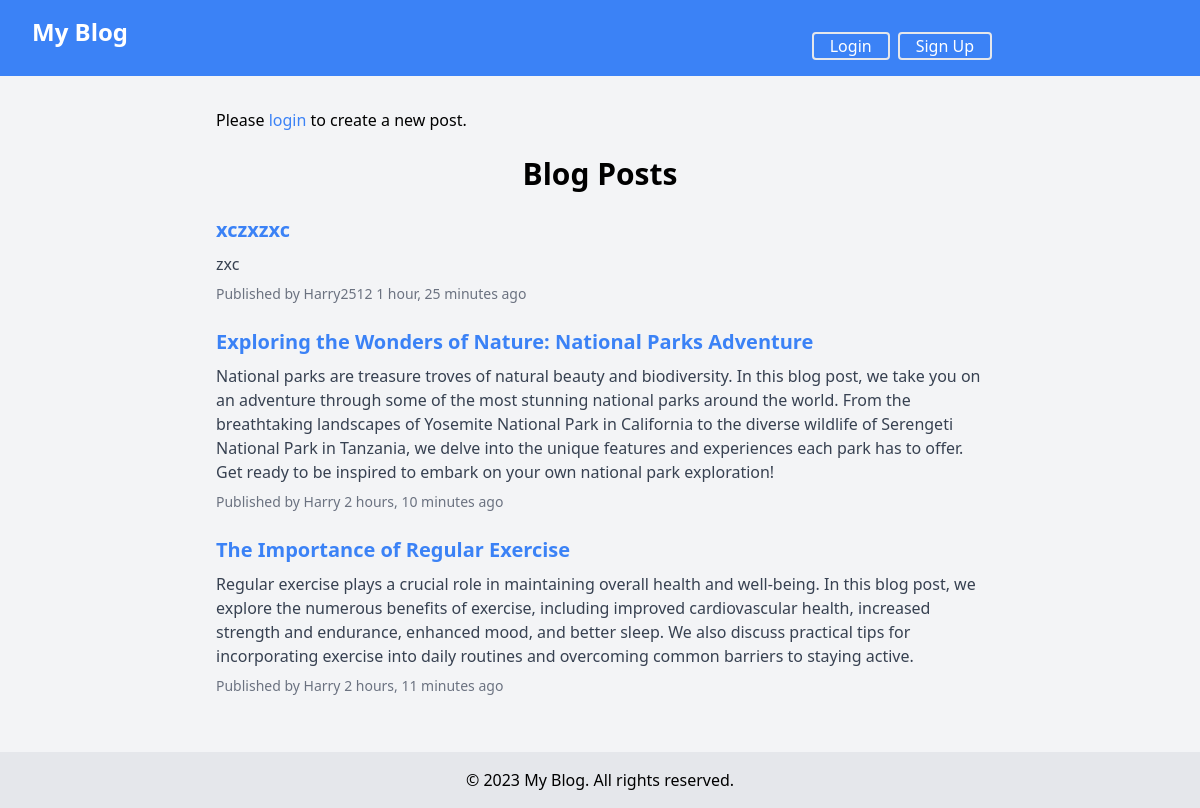
The page / on the database its author committed.
### blog/models.py (models this page shows)
class BlogPost(models.Model):
    title = models.CharField(max_length=100)
    content = models.TextField()
    author = models.ForeignKey(User,on_delete=models.CASCADE)
    publication_date = models.DateTimeField(auto_now_add=True)

### blog/views.py (the view)
# urls.py: 2. Add a URL to urlpatterns:  path('', views.home, name='home')
def home(request):
    posts = BlogPost.objects.all()
    posts = BlogPost.objects.order_by('-publication_date')
    return render(request,'blog/home.html',{'posts': posts})

### blog/templates/blog/home.html
{% extends 'blog/base.html' %}
{% block content %}
  <div class="max-w-3xl mx-auto">
    {% if user.is_authenticated %}
      <a href="{% url 'create_post' %}" class="mb-6 inline-block px-4 py-2 bg-blue-500 text-white rounded hover:bg-blue-600">Create a New Post</a>
    {% else %}
      <p class="mb-6">Please <a href="{% url 'login' %}" class="text-blue-500 hover:underline">login</a> to create a new post.</p>
    {% endif %}
    <h1 class="text-3xl font-bold mb-6 flex justify-center">Blog Posts</h1>
    <ul>
      {% for post in posts %}
        <li class="mb-6">
          <h3 class="text-xl font-semibold mb-2"><a href="{% url 'view_post' post.id %}" class="text-blue-500 hover:underline">{{ post.title }}</a></h3>
          <p class="text-gray-700">{{ post.content }}</p>
          <p class="text-gray-500 text-sm mt-2">Published by {{ post.author.username }} {{ post.publication_date|timesince}} ago</p>
        </li>
      {% empty %}
      <div class="mt-4">
          <p class="text-gray-700">No blog posts available.</p>
      </div>
      {% endfor %}
    </ul>
  </div>
{% endblock %}

### rows shown on the page
BlogPost: title "xczxzxc", content "zxc", author.username "Harry2512", publication_date "1 hour, 25 minutes"
BlogPost: title "Exploring the Wonders of Nature: National Parks Adventure", content "National parks are treasure troves of natural beauty and biodiversity. In this blog post, we take you on an adventure through some of the most stunning national parks around the world. From the breathtaking landscapes of Yosemite National Park in California to the diverse wildlife of Serengeti National Park in Tanzania, we delve into the unique features and experiences each park has to offer. Get ready to be inspired to embark on your own national park exploration!", author.username "Harry", publication_date "2 hours, 10 minutes"
BlogPost: title "The Importance of Regular Exercise", content "Regular exercise plays a crucial role in maintaining overall health and well-being. In this blog post, we explore the numerous benefits of exercise, including improved cardiovascular health, increased strength and endurance, enhanced mood, and better sleep. We also discuss practical tips for incorporating exercise into daily routines and overcoming common barriers to staying active.", author.username "Harry", publication_date "2 hours, 11 minutes"
